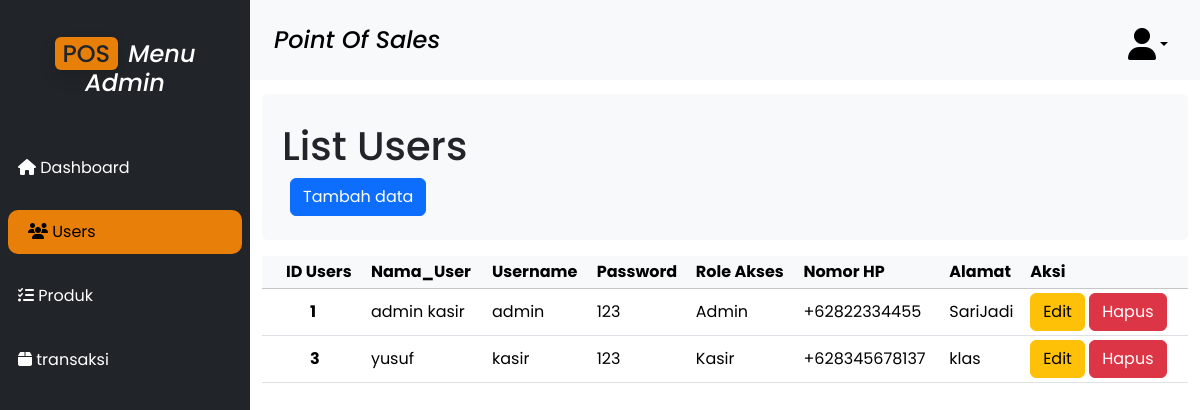
The page /user.php (signed in) on the database its author committed.
### tables this page shows
CREATE TABLE `user_pengguna` (
  `id_user` int(11) NOT NULL,
  `nama_user` varchar(100) NOT NULL,
  `username` varchar(100) NOT NULL,
  `password` varchar(100) NOT NULL,
  `role_id` int(11) NOT NULL,
  `nomor_handphone` varchar(13) NOT NULL,
  `alamat` varchar(100) NOT NULL
);

CREATE TABLE `role` (
  `id_role` int(11) NOT NULL,
  `nama` varchar(25) NOT NULL
);

### user.php (the view, shortened to what this page needs)
<?php
include 'config.php';
$view = $dbconnect->query("SELECT u.*, r.nama as nama_role FROM user_pengguna as u INNER JOIN role as r ON u.role_id = r.id_role");
?>
<!DOCTYPE html>
<html lang="en">
<head>
    <link href="https://cdn.jsdelivr.net/npm/bootstrap@5.3.3/dist/css/bootstrap.min.css" rel="stylesheet">
    <link href="https://cdnjs.cloudflare.com/ajax/libs/font-awesome/6.4.0/css/all.min.css" rel="stylesheet">
    <link rel="stylesheet" href="style/admin-flex.css">
    <link rel="stylesheet" href="style/admin.css">
</head>
<body>
    <div class="main-container">
        <div class="sidebar bg-dark text-white" id="side_nav">
            <div class="header-box text-center">
                <h1 class="fs-4">
                    <span class="text-dark rounded shadow px-2 me-1" id="orange">POS</span>
                    <span class="text-white"><i>Menu Admin</i></span>
                </h1>
            </div>
            <ul class="list-unstyled px-2">
                <li><a class="text-decoration-none" href="index.php" id="dashboard-link"><i class="fa-solid fa-house"></i> Dashboard</a></li>
                <li><a class="text-decoration-none" href="user.php" id="user-link"><i class="fa-solid fa-users"></i> Users</a></li>
                <li><a class="text-decoration-none" href="produk.php" id="produk-link"><i class="fa-solid fa-list-check"></i> Produk</a></li>
                <li><a class="text-decoration-none" href="history.php" id="history-link"><i class="fa-solid fa-box"></i> transaksi</a></li>
            </ul>
        </div>
        <div class="content">
            <nav class="navbar navbar-expand-lg bg-light " id="top_nav">
                <div class="container-fluid pt-2 ps-4 " >
                    <a class="navbar-brand text-black" href="index.php"><h4><i>Point Of Sales</i></h4></a>
                    <div class="collapse navbar-collapse justify-content-end">
                        <ul class="navbar-nav ms-auto mb-2 mb-lg-0">
                            <li class="nav-item dropdown profile-dropdown p-1 me-2">
                                <a class="nav-link dropdown-toggle d-flex align-items-center p-2 text-black" href="#" id="profileDropdown" role="button" data-bs-toggle="dropdown" aria-expanded="false">
                                    <i class="fa-solid fa-user"></i>
                                </a>
                            </li>
                        </ul>
                    </div>
                </div>
            </nav>
            <div class="container mt-4">
                <div class="row">
                    <div class="col-12">
                        <div class="p-1 py-4 bg-light rounded">
                            <div class="container mt-1 ms-1">
                                <h1>List Users</h1>
                                <a href="user_add.php" class="btn btn-primary ms-2">Tambah data</a>
                            </div>
                        </div>
                    </div>
                </div>
            </div>
            <div class="container mt-3 table-responsive">
                <table class="table align-middle table-sm">
                    <thead class="table-light">
                        <tr>
                            <th class="ps-4">ID Users</th>
                            <th>Nama_User</th>
                            <th>Username</th>
                            <th>Password</th>
                            <th>Role Akses</th>
                            <th>Nomor HP</th>
                            <th>Alamat</th>
                            <th>Aksi</th>
                        </tr>
                    </thead>
                    <tbody>
                        <?php while ($row = $view->fetch_array()) { ?>
                            <tr>
                                <th class="ps-5"><?= $row['id_user'] ?></th>
                                <td><?= $row['nama_user'] ?></td>
                                <td><?= $row['username'] ?></td>
                                <td><?= $row['password'] ?></td>
                                <td><?= $row['nama_role'] ?></td>
                                <td><?= $row['nomor_handphone'] ?></td>
                                <td><?= $row['alamat'] ?></td>
                                <td>
                                    <a href="user_edit.php?id=<?= $row['id_user'] ?>" class="btn btn-warning">Edit</a>
                                    <a href="user_hapus.php?id=<?= $row['id_user'] ?>" class="btn btn-danger">Hapus</a>
                                </td>
                            </tr>
                        <?php } ?>
                    </tbody>
                </table>
            </div>
        </div>
    </div>
</body>
</html>

### style/admin-flex.css (style rules this page uses)
.main-container { display: flex; height: 100vh; overflow: hidden; }
.content { margin-left: 250px; padding-top: 70px; width: calc(100% - 250px); overflow-y: auto; height: 100%; }

### style/admin.css (style rules this page uses)
body { background: white; font-family: 'Poppins', 'sans-serif'; }
#top_nav { position: fixed; top: 0px; left: 250px; right: 0; z-index: 1030; }
.sidebar { position: fixed; top: 0; bottom: 0; width: 250px; background-color: #343a40; color: white; overflow-y: auto; padding-top: 20px; }
.sidebar ul { padding: 0; list-style-type: none; }
.sidebar ul li { padding-top : 20px; }
.sidebar ul a { display: block; color: white; text-decoration: none; padding-block: 10px; padding-left: 10px; transition: background-color 0.3s, padding-left 0.3s; }
.sidebar ul a.active, .sidebar ul a:hover { background-color: rgb(232, 127, 9); padding-left: 20px; border-radius: 10px; color: black; }
.sidebar .header-box { padding: 20px; }
#orange { background-color: rgb(232, 127, 9); }
.table-responsive { margin-top: 20px; }
.profile-dropdown .fa-user { font-size: 2rem; }

### rows shown on the page
user_pengguna: id_user "1", nama_user "admin kasir", username "admin", password "123", role.nama "Admin", nomor_handphone "+62822334455", alamat "SariJadi"
user_pengguna: id_user "3", nama_user "yusuf", username "kasir", password "123", role.nama "Kasir", nomor_handphone "+628345678137", alamat "klas"
